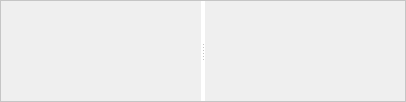
              <widget class="QFrame" name="rightbox_main">
               <property name="styleSheet">
                <string notr="true">background-color: rgb(255, 255, 255);</string>
               </property>
               <property name="frameShape">
                <enum>QFrame::Shape::StyledPanel</enum>
               </property>
               <property name="frameShadow">
                <enum>QFrame::Shadow::Raised</enum>
               </property>
               <layout class="QHBoxLayout" name="horizontalLayout_9">
                <property name="spacing">
                 <number>0</number>
                </property>
                <property name="leftMargin">
                 <number>0</number>
                </property>
                <property name="topMargin">
                 <number>0</number>
                </property>
                <property name="rightMargin">
                 <number>0</number>
                </property>
                <property name="bottomMargin">
                 <number>0</number>
                </property>
                <item>
                 <widget class="QSplitter" name="splitter">
                  <property name="orientation">
                   <enum>Qt::Orientation::Horizontal</enum>
                  </property>
                  <widget class="QLabel" name="main_leftbox">
                   <property name="minimumSize">
                    <size>
                     <width>200</width>
                     <height>100</height>
                    </size>
                   </property>
                   <property name="styleSheet">
                    <string notr="true">background-color: rgb(239, 239, 239);</string>
                   </property>
                   <property name="text">
                    <string/>
                   </property>
                  </widget>
                  <widget class="QLabel" name="main_rightbox">
                   <property name="minimumSize">
                    <size>
                     <width>200</width>
                     <height>100</height>
                    </size>
                   </property>
                   <property name="styleSheet">
                    <string notr="true">background-color: rgb(239, 239, 239);</string>
                   </property>
                   <property name="text">
                    <string/>
                   </property>
                  </widget>
                 </widget>
                </item>
               </layout>
              </widget>
